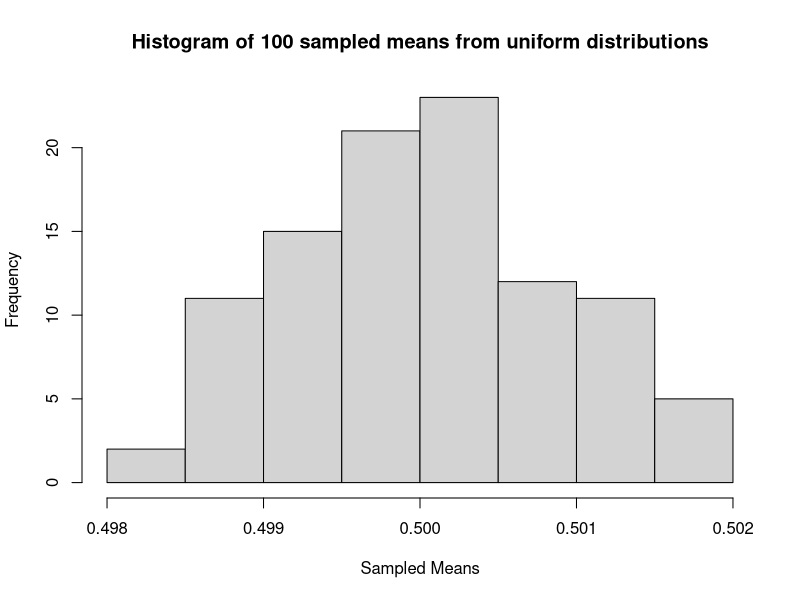
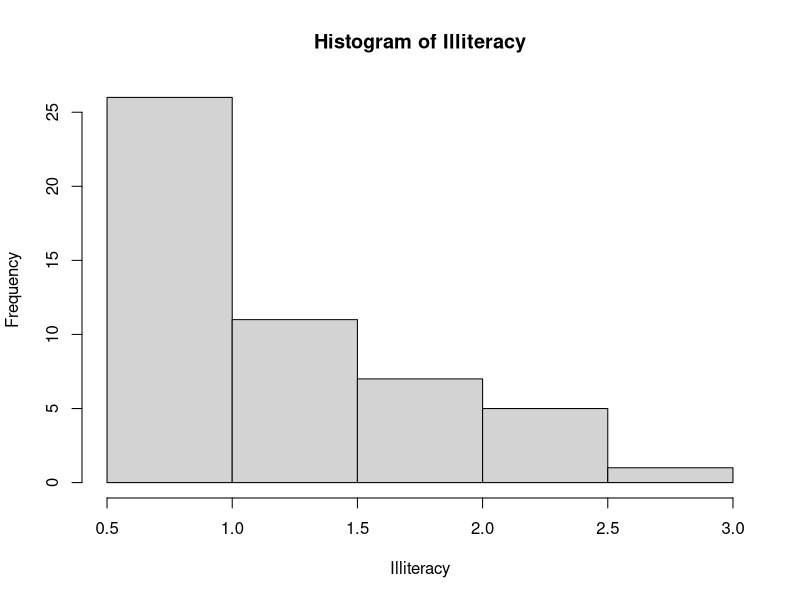
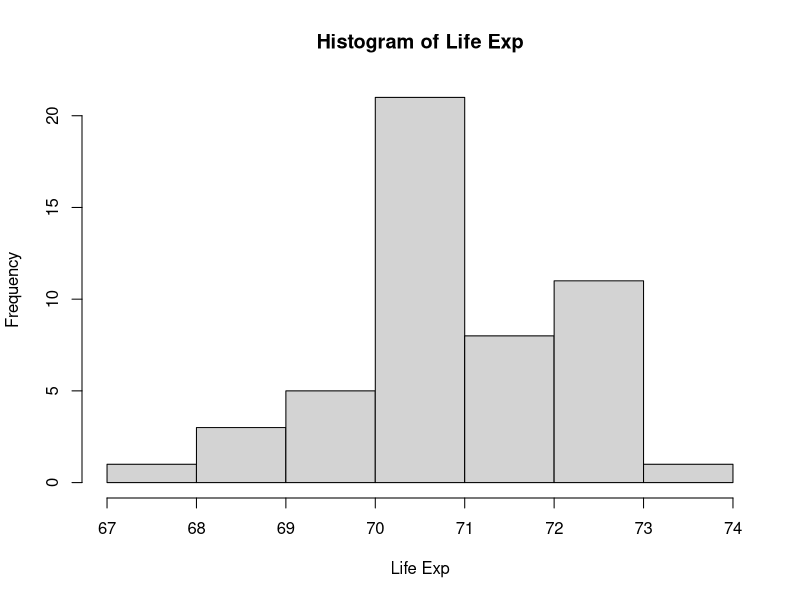
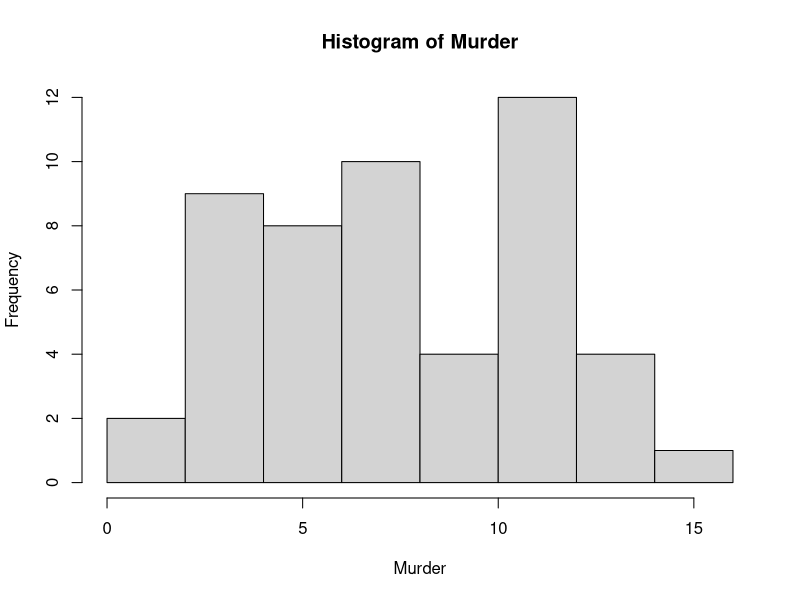
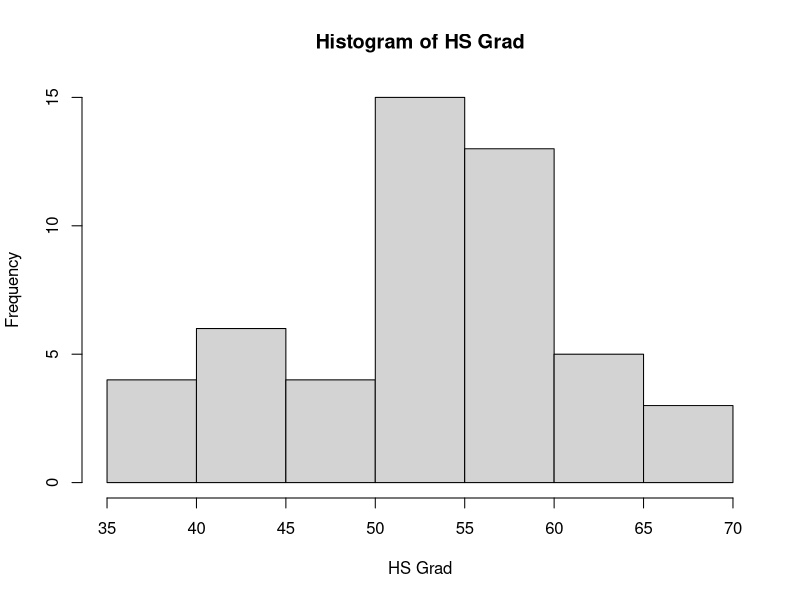

Here is the R script that generated these plots, in order:
## ---- chunk 1
knitr::opts_chunk$set(echo = TRUE, warning = FALSE, message = FALSE,
                      fig.height = 4)
## ---- chunk 2
library(dplyr)    # for wrangling and pipe
library(ggplot2)  # for plotting
## ---- chunk 3
# Set seed
set.seed(12345)

# Randomize 1 through 10
sample(x = 1:10, size = 10, replace = FALSE)
## ---- chunk 4
# Set seed for reproducibility
set.seed(8814)

# number of trials
n_trials <- 100

# create an empty vector of means to be populated during the loops
# numeric(n) creates a vector of n zeroes
mean_vector <- numeric(n_trials)
## ---- chunk 5
# start for-loop
# 1:n_trials is a sequence starting at 1 and ending at n_trials (100 here)
for(i in 1:n_trials) {
  
  # draw 100000 random trials from 
  # a uniform distribution
  y <- runif(n = 100000, min = 0, max = 1)
  
  # Compute and save mean of y at position i in mean_vector
  mean_vector[i] <- mean(y)
}
## ---- chunk 6
# view the first few values of vector
mean_vector[1:10]

# plot the vector
hist(mean_vector, 
     xlab = "Sampled Means",
     main = "Histogram of 100 sampled means from uniform distributions")
## ---- chunk 7
# remove scientific notation
options(scipen = 999)

# load state dataset from the built-in datasets package
data(state)
state <- state.x77[, 3:6]
head(state) %>%
  knitr::kable()

# create a vector of variable names of the state dataset
name_vector <- variable.names(state)
name_vector
## ---- chunk 8
# create a for-loop to iterate through name_vector
for (name in name_vector) {
  
  # first print out the name to double check
  print(paste("The current variable is", name))
  
  # then create a summary of the variable in the state dataset
  print(summary(state[, name]))
  
  # then create a histogram of the variable in the state dataset
  hist(state[, name],
       main = paste("Histogram of", name),
       xlab = name)
}
## ---- chunk 9
# insert your code here!

## ---- chunk 10
# Let's create some sets!
(A <- c("red", "orange", "green", "blue", "plum"))
(B <- c("apple", "orange", "plum", "melon", "kiwi")) 
## ---- chunk 11
# Compute the union
union(A, B)
## ---- chunk 12
# Compute the intersection
intersect(A, B)
## ---- chunk 13
# Compute the difference of these sets
# A - B =/= B - A
setdiff(A, B)
setdiff(B, A)
## ---- chunk 14
# is apple in the color set?
is.element("apple", A)

# is apple in the fruit set?
"apple" %in% B
